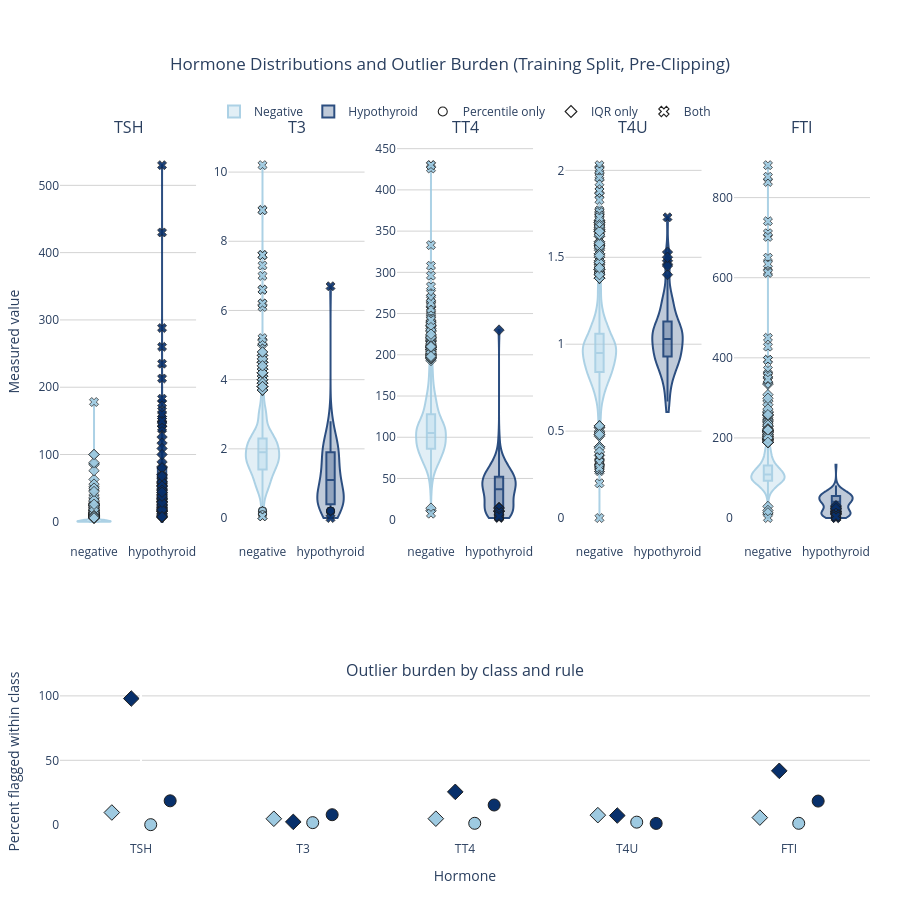

Write notebook code for a chart like this one.
### Code cell
#Codex generated code that aims to improve on previous boxplots by explicitly flagging outliers according to both IQR and percentile-based rules, and visualizing them with distinct symbols in a combined plot.

class_colors = {
    "negative": "#9ecae1",
    "hypothyroid": "#08306b",
}
fill_colors = {
    "negative": "rgba(158, 202, 225, 0.35)",
    "hypothyroid": "rgba(8, 48, 107, 0.30)",
}
rule_symbols = {
    "Percentile only": "circle",
    "IQR only": "diamond",
    "Both": "x",
}
summary_rule_symbols = {
    "IQR": "diamond",
    "Percentile": "circle",
}
summary_offsets = {
    ("negative", "IQR"): -0.18,
    ("hypothyroid", "IQR"): -0.06,
    ("negative", "Percentile"): 0.06,
    ("hypothyroid", "Percentile"): 0.18,
}

fig = make_subplots(
    rows=2,
    cols=len(hormones),
    row_heights=[0.72, 0.28],
    vertical_spacing=0.20,
    specs=[
        [{} for _ in hormones],
        [{"colspan": len(hormones)}] + [None] * (len(hormones) - 1),
    ],
    subplot_titles=hormones + ["Outlier burden by class and rule"],
)

for col_idx, hormone in enumerate(hormones, start=1):
    hormone_points = outlier_points_long[outlier_points_long["Hormone"] == hormone]

    for cls in class_order:
        cls_points = hormone_points[hormone_points["Class"] == cls]
        if cls_points.empty:
            continue

        fig.add_trace(
            go.Violin(
                x=cls_points["Class"].astype(str),
                y=cls_points["Value"],
                name=cls.title(),
                legendgroup=f"class_{cls}",
                scalegroup=hormone,
                line_color=class_colors[cls],
                fillcolor=fill_colors[cls],
                opacity=0.85,
                box_visible=True,
                meanline_visible=False,
                points=False,
                showlegend=(col_idx == 1),
                spanmode="hard",
            ),
            row=1,
            col=col_idx,
        )

    flagged_points = hormone_points[hormone_points["flag_any"]].copy()
    if cfg["id_col"] in flagged_points.columns:
        flagged_points[cfg["id_col"]] = flagged_points[cfg["id_col"]].astype(int).astype(str)
    else:
        flagged_points[cfg["id_col"]] = "NA"

    for flag_label in ["Percentile only", "IQR only", "Both"]:
        flagged_subset = flagged_points[flagged_points["flag_label"] == flag_label]
        if flagged_subset.empty:
            continue

        customdata = np.column_stack([
            flagged_subset["Hormone"].astype(str),
            flagged_subset["flag_label"],
            flagged_subset[cfg["id_col"]],
        ])

        fig.add_trace(
            go.Scatter(
                x=flagged_subset["Class"].astype(str),
                y=flagged_subset["Value"],
                mode="markers",
                marker=dict(
                    symbol=rule_symbols[flag_label],
                    size=8,
                    color=flagged_subset["Class"].astype(str).map(class_colors),
                    line=dict(color="#1f1f1f", width=0.8),
                    opacity=0.9,
                ),
                customdata=customdata,
                hovertemplate=(
                    "Hormone=%{customdata[0]}<br>"
                    "Class=%{x}<br>"
                    "Measured value=%{y:.2f}<br>"
                    "Flag=%{customdata[1]}<br>"
                    "Row ID=%{customdata[2]}<extra></extra>"
                ),
                showlegend=False,
                legendgroup=f"rule_{flag_label}",
                name=flag_label,
            ),
            row=1,
            col=col_idx,
        )

    fig.update_xaxes(
        categoryorder="array",
        categoryarray=class_order,
        showgrid=False,
        title_text="",
        row=1,
        col=col_idx,
    )
    fig.update_yaxes(
        showgrid=True,
        gridcolor="lightgrey",
        title_text="Measured value" if col_idx == 1 else "",
        row=1,
        col=col_idx,
    )

for flag_label, symbol in rule_symbols.items():
    fig.add_trace(
        go.Scatter(
            x=[None],
            y=[None],
            mode="markers",
            marker=dict(
                symbol=symbol,
                size=9,
                color="white",
                line=dict(color="#1f1f1f", width=1.1),
            ),
            name=flag_label,
            legendgroup=f"legend_{flag_label}",
            showlegend=True,
        ),
        row=1,
        col=1,
    )

hormone_positions = {hormone: idx for idx, hormone in enumerate(hormones)}
for cls in class_order:
    for rule in ["IQR", "Percentile"]:
        subset = outlier_summary_df[
            (outlier_summary_df["Class"] == cls)
            & (outlier_summary_df["rule"] == rule)
        ].sort_values("Hormone")
        if subset.empty:
            continue

        x_values = [
            hormone_positions[hormone] + summary_offsets[(cls, rule)]
            for hormone in subset["Hormone"].astype(str)
        ]
        customdata = np.column_stack([
            subset["Hormone"].astype(str),
            subset["Class"].astype(str),
            subset["rule_display"],
            subset["n_non_missing"].astype(int),
            subset["n_flagged"].astype(int),
            subset["pct_flagged"],
            subset["lower_bound"],
            subset["upper_bound"],
        ])

        fig.add_trace(
            go.Scatter(
                x=x_values,
                y=subset["pct_flagged"],
                mode="markers",
                marker=dict(
                    symbol=summary_rule_symbols[rule],
                    size=12,
                    color=class_colors[cls],
                    line=dict(color="#1f1f1f", width=1),
                ),
                customdata=customdata,
                hovertemplate=(
                    "Hormone=%{customdata[0]}<br>"
                    "Class=%{customdata[1]}<br>"
                    "Rule=%{customdata[2]}<br>"
                    "Flagged=%{customdata[4]} / %{customdata[3]}<br>"
                    "Percent=%{customdata[5]:.2f}%<br>"
                    "Bounds=[%{customdata[6]:.2f}, %{customdata[7]:.2f}]<extra></extra>"
                ),
                showlegend=False,
            ),
            row=2,
            col=1,
        )

fig.update_xaxes(
    row=2,
    col=1,
    tickmode="array",
    tickvals=list(hormone_positions.values()),
    ticktext=hormones,
    range=[-0.5, len(hormones) - 0.5],
    showgrid=False,
    title_text="Hormone",
)
fig.update_yaxes(
    row=2,
    col=1,
    showgrid=True,
    gridcolor="lightgrey",
    title_text="Percent flagged within class",
)

fig.update_layout(
    title_text="Hormone Distributions and Outlier Burden (Training Split, Pre-Clipping)",
    title_x=0.5,
    height=900,
    plot_bgcolor="white",
    paper_bgcolor="white",
    hovermode="closest",
    legend=dict(
        orientation="h",
        yanchor="bottom",
        y=1.02,
        xanchor="center",
        x=0.5,
    ),
    margin=dict(t=140, r=30, b=60, l=60),
)

fig.show()
